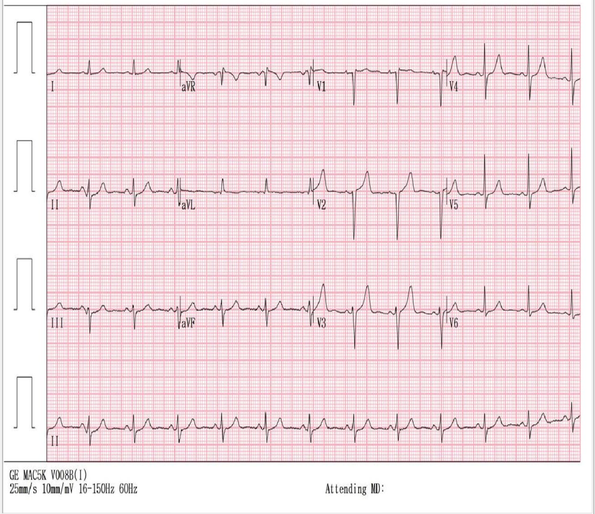
#> input picture finetune_data/images/EKG.png, 595 x 514 px, shrunk from 951 x 822 before the run
$ python test_remove_text.py
#> lines starting #> are read from the running program, lines starting #| are printed output that depends on the picture; after the words box and inside, x2 and y2 are one past the last pixel; in counts of white or black regions, pixels touching at a corner belong together
from pathlib import Path

import cv2
import numpy as np
import matplotlib.pyplot as plt


# ==========================================================
# 경로
# ==========================================================

PROJECT_ROOT = Path(__file__).resolve().parent.parent

INPUT_IMAGE = (
    PROJECT_ROOT
    / "finetune_data"
    / "images"
    / "EKG.png"
)

OUTPUT_DIR = (
    PROJECT_ROOT
    / "finetune_data"
    / "mask_debug"
)

OUTPUT_DIR.mkdir(
    parents=True,
    exist_ok=True
)


# ==========================================================
# ECG 행 검출
# ==========================================================

def detect_ecg_rows(dark_mask):

    height, width = dark_mask.shape

    x1 = int(width * 0.07)
    x2 = int(width * 0.98)

    analysis_mask = dark_mask[:, x1:x2]

    row_score = (
        analysis_mask > 0
    ).sum(axis=1).astype(float)

    kernel_size = 21

    kernel = (
        np.ones(kernel_size)
        / kernel_size
    )

    smoothed_score = np.convolve(
        row_score,
        kernel,
        mode="same"
    )

    search_top = int(
        height * 0.10
    )

    search_bottom = int(
        height * 0.88
    )

    candidate_indices = np.argsort(
        smoothed_score[
            search_top:search_bottom
        ]
    )[::-1]

    candidate_indices += search_top

    min_distance = int(
        height * 0.12
    )

    detected_rows = []

    for y in candidate_indices:

        y = int(y)

        if all(
            abs(y - old_y) >= min_distance
            for old_y in detected_rows
        ):

            detected_rows.append(y)

        if len(detected_rows) == 4:
            break

    detected_rows.sort()

    return detected_rows


# ==========================================================
# component 분석
# ==========================================================

def remove_text_and_vertical_noise(binary_region):

    h, w = binary_region.shape

    num_labels, labels, stats, centroids = (
        cv2.connectedComponentsWithStats(
            binary_region,
            connectivity=8
        )
    )

    cleaned = np.zeros_like(
        binary_region
    )

    removed = np.zeros_like(
        binary_region
    )

    print()
    print(
        "===== COMPONENT ANALYSIS ====="
    )

    for label_id in range(
        1,
        num_labels
    ):

        x, y, cw, ch, area = (
            stats[label_id]
        )

        # ----------------------------------------------
        # 기본 특징
        # ----------------------------------------------

        aspect_ratio = (
            cw / max(ch, 1)
        )

        # 매우 긴 수직선
        very_vertical = (
            ch >= 18
            and cw <= 4
        )

        # 작은 국소 component
        small_local = (
            area <= 35
            and cw <= 18
            and ch <= 18
        )

        # 글자처럼 비교적 좁은 영역
        text_like = (
            area <= 70
            and cw <= 25
            and ch <= 25
        )

        # ----------------------------------------------
        # ECG 파형 component를 함부로 지우지 않기 위한 조건
        #
        # x 방향으로 충분히 길면 보존
        # ----------------------------------------------

        horizontally_extended = (
            cw >= 30
        )

        # ----------------------------------------------
        # 제거 여부
        # ----------------------------------------------

        should_remove = False

        reason = []

        if very_vertical:

            should_remove = True
            reason.append(
                "vertical"
            )

        if small_local:

            should_remove = True
            reason.append(
                "small"
            )

        if (
            text_like
            and not horizontally_extended
        ):

            should_remove = True
            reason.append(
                "text-like"
            )

        component_mask = (
            labels == label_id
        )

        if should_remove:

            removed[
                component_mask
            ] = 255

        else:

            cleaned[
                component_mask
            ] = 255

        if area >= 5:

            print(
                f"ID={label_id:3d} "
                f"x={x:3d} "
                f"y={y:3d} "
                f"w={cw:3d} "
                f"h={ch:3d} "
                f"area={area:4d} "
                f"remove={should_remove} "
                f"{','.join(reason)}"
            )

    return cleaned, removed


# ==========================================================
# 실행
# ==========================================================

def main():

    image = cv2.imread(
        str(INPUT_IMAGE)
    )
#> image is the input picture: shape (514, 595, 3); mean B, G, R 224.9, 220.4, 241

    if image is None:

        raise FileNotFoundError(
            INPUT_IMAGE
        )

    height, width = (
        image.shape[:2]
    )
#> height = 514; width = 595

    print(
        "IMAGE:",
        width,
        "x",
        height
    )
#| IMAGE: 595 x 514

    gray = cv2.cvtColor(
        image,
        cv2.COLOR_BGR2GRAY
    )
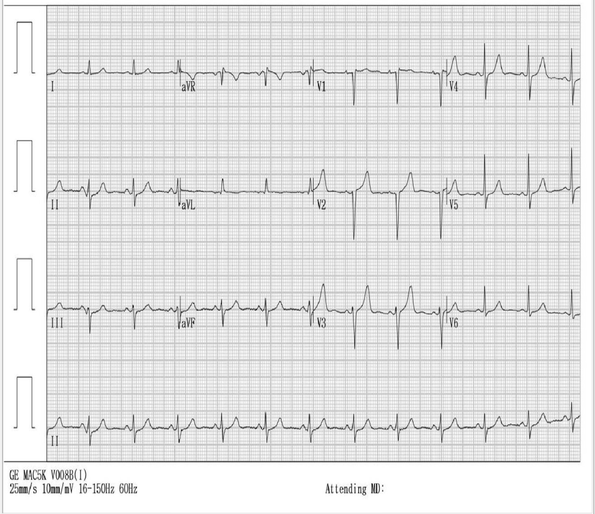
#> gray: shape (514, 595); min 19, max 255, mean 227.1

    dark_mask = np.where(
        gray < 100,
        255,
        0
    ).astype(
        np.uint8
    )
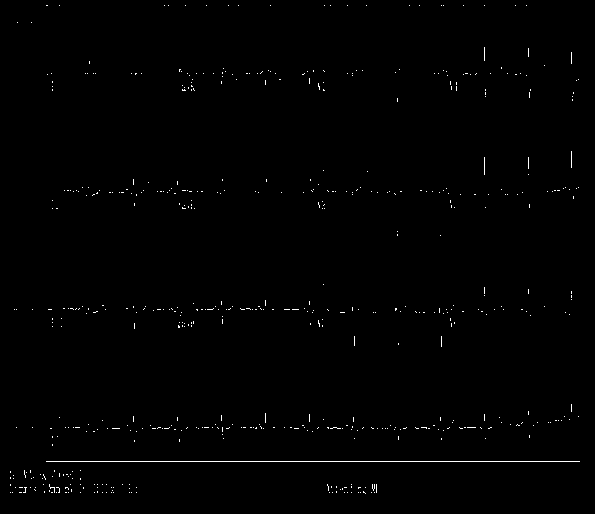
#> dark_mask: shape (514, 595); 0.58% white in thin lines or dots

    # ======================================================
    # ECG 행 찾기
    # ======================================================

    detected_rows = (
        detect_ecg_rows(
            dark_mask
        )
    )
#> in detect_ecg_rows, `analysis_mask = dark_mask[:, x1:x2]`:
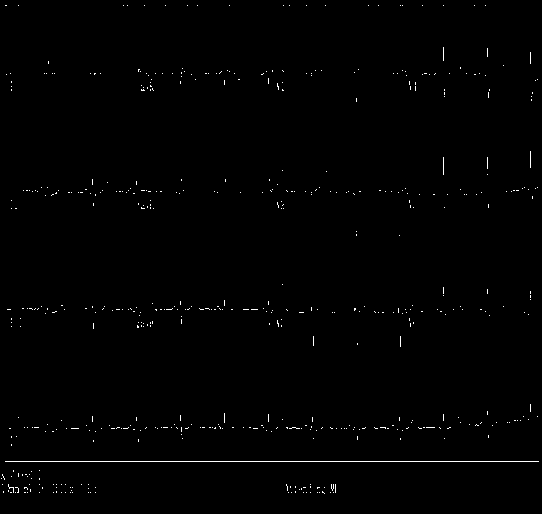
#> analysis_mask: shape (514, 542); 0.62% white in thin lines or dots
#> in detect_ecg_rows, `row_score = ( analysis_mask > 0 ).sum(axis=1).astype(float)`: row_score = 514 values, max 534 at index 461, min 0 at index 0, mean 3.35
#> in detect_ecg_rows, `smoothed_score = np.convolve( row_score, kernel, mode="same" )`: smoothed_score = 514 values, max 26.62 at index 471, min 0 at index 16, mean 3.34
#> in detect_ecg_rows, `candidate_indices = np.argsort( smoothed_score[ search_top:search_bott..`: candidate_indices = 401 values, max 400 at index 0, min 0 at index 185, mean 200
#> in detect_ecg_rows, `candidate_indices += search_top`: candidate_indices = 401 values, max 451 at index 0, min 51 at index 185, mean 251
#> the loop in detect_ecg_rows, `for y in candidate_indices: ` made 48 passes
#> y on passes 1 to 12: 451, 421, 422, 423, 424, 420, 425, 426, 419, 427, 428, 418
#> after the loop in detect_ecg_rows, `for y in candidate_indices:`: detected_rows = [451, 316, 198, 80]
#> detected_rows = [80, 198, 316, 451]

    print(
        "Detected rows:",
        detected_rows
    )
#| Detected rows: [80, 198, 316, 451]

    if len(detected_rows) != 4:

        raise RuntimeError(
            "ECG 4개 행 검출 실패"
        )

    # ======================================================
    # V3 위치
    #
    # 표준 3x4 구조:
    #
    # row 1: I   aVR  V1  V4
    # row 2: II  aVL  V2  V5
    # row 3: III aVF  V3  V6
    #
    # 따라서 V3 = 세 번째 행 / 세 번째 column
    # ======================================================

    row_index = 2
    column_index = 2

    row_gaps = np.diff(
        detected_rows
    )
#> row_gaps = [118, 118, 135]

    median_gap = float(
        np.median(
            row_gaps
        )
    )
#> median_gap = 118

    half_height = int(
        median_gap * 0.35
    )
#> half_height = 41

    y_center = (
        detected_rows[
            row_index
        ]
    )
#> y_center = 316

    y1 = max(
        0,
        y_center - half_height
    )
#> y1 = 275

    y2 = min(
        height,
        y_center + half_height
    )
#> y2 = 357

    # ECG 실제 영역
    ecg_x1 = int(
        width * 0.07
    )
#> ecg_x1 = 41

    ecg_x2 = int(
        width * 0.98
    )
#> ecg_x2 = 583

    ecg_width = (
        ecg_x2 - ecg_x1
    )
#> ecg_width = 542

    column_width = (
        ecg_width / 4
    )
#> column_width = 135.5

    x1 = int(
        ecg_x1
        + column_index
        * column_width
    )
#> x1 = 312

    x2 = int(
        ecg_x1
        + (
            column_index + 1
        )
        * column_width
    )
#> x2 = 447

    # 약간 안쪽으로 crop
    margin = int(
        column_width * 0.02
    )
#> margin = 2

    x1 += margin
#> x1 = 314
    x2 -= margin
#> x2 = 445

    print()
    print(
        "V3 crop:"
    )

    print(
        "x:",
        x1,
        "-",
        x2
    )
#| x: 314 - 445

    print(
        "y:",
        y1,
        "-",
        y2
    )
#| y: 275 - 357

    # ======================================================
    # V3 crop
    # ======================================================

    v3_binary = dark_mask[
        y1:y2,
        x1:x2
    ]
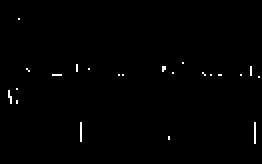
#> v3_binary: shape (82, 131) (shown 2 times larger); 0.63% white in thin lines or dots, all inside (x1, y1, x2, y2) = (4, 9, 130, 72)

    cleaned, removed = (
        remove_text_and_vertical_noise(
            v3_binary
        )
    )
#> in remove_text_and_vertical_noise, `num_labels, labels, stats, centroids = ( cv2.connectedComponentsWithSt..`: labels: shape (82, 131) int32; 23 distinct labels, from 0 to 22
#> in remove_text_and_vertical_noise, `num_labels, labels, stats, centroids = ( cv2.connectedComponentsWithSt..`: num_labels = 23; stats = 23 rows, first 6: [0, 0, 131, 82, 10674], [9, 9, 1, 1, 1], [91, 31, 1, 1, 1], [38, 32, 1, 4, 4], [81, 33, 2, 3, 5], [125, 33, 1, 5, 5]; centroids = 23 rows, first 8: [64.99, 40.46], [9, 9], [91, 31], [38, 33.5], [81.4, 33.8], [125, 35], [13.5, 34.5], [44, 34]
#> the loop in remove_text_and_vertical_noise, `for label_id in range( 1, num_labels ): ` made 22 passes
#> (x, y, cw, ch, area, aspect_ratio) on passes 1 to 12: (9, 9, 1, 1, 1, 1), (91, 31, 1, 1, 1, 1), (38, 32, 1, 4, 4, 0.25), (81, 33, 2, 3, 5, 0.667), (125, 33, 1, 5, 5, 0.2), (13, 34, 2, 2, 2, 1), (44, 34, 1, 1, 1, 1), (26, 37, 5, 1, 5, 5), (59, 37, 1, 1, 1, 1), (61, 37, 1, 1, 1, 1), (86, 36, 1, 1, 1, 1), (101, 36, 2, 2, 2, 1)
#| ID=  4 x= 81 y= 33 w=  2 h=  3 area=   5 remove=True small,text-like
#| ID=  5 x=125 y= 33 w=  1 h=  5 area=   5 remove=True small,text-like
#| ID=  8 x= 26 y= 37 w=  5 h=  1 area=   5 remove=True small,text-like
#| ID= 17 x=  4 y= 45 w=  2 h=  7 area=   8 remove=True small,text-like
#| ID= 20 x= 40 y= 61 w=  1 h= 10 area=  10 remove=True small,text-like
#| ID= 21 x=127 y= 61 w=  1 h= 11 area=  11 remove=True small,text-like
#> pass 1, in remove_text_and_vertical_noise, `component_mask = ( labels == label_id )`:
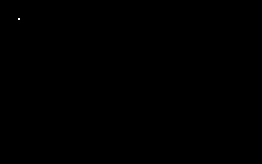
#> component_mask: shape (82, 131) bool (shown 2 times larger); 0.01% white in thin lines or dots, all inside (x1, y1, x2, y2) = (9, 9, 10, 10)
#> after the loop in remove_text_and_vertical_noise, `for label_id in range(`: cleaned: shape (82, 131); every value is 0

    # ======================================================
    # 결과 저장
    # ======================================================

    cv2.imwrite(
        str(
            OUTPUT_DIR
            / "10_v3_original_binary.png"
        ),
        v3_binary
    )

    cv2.imwrite(
        str(
            OUTPUT_DIR
            / "10_v3_cleaned.png"
        ),
        cleaned
    )

    cv2.imwrite(
        str(
            OUTPUT_DIR
            / "10_v3_removed.png"
        ),
        removed
    )

    # ======================================================
    # 비교 그림
    # ======================================================

    fig, axes = plt.subplots(
        3,
        1,
        figsize=(16, 9)
    )

    axes[0].imshow(
        v3_binary,
        cmap="gray"
    )

    axes[0].set_title(
        "1. Original V3 binary"
    )

    axes[0].axis(
        "off"
    )

    axes[1].imshow(
        cleaned,
        cmap="gray"
    )

    axes[1].set_title(
        "2. Kept components"
    )

    axes[1].axis(
        "off"
    )

    axes[2].imshow(
        removed,
        cmap="gray"
    )

    axes[2].set_title(
        "3. Removed components"
    )

    axes[2].axis(
        "off"
    )

    plt.tight_layout()

    output_path = (
        OUTPUT_DIR
        / "10_v3_text_removal_test.png"
    )

    plt.savefig(
        output_path,
        dpi=180,
        bbox_inches="tight"
    )

    plt.close()

    print()
    print(
        "완료:"
    )

    print(
        output_path
    )


if __name__ == "__main__":

    main()

$ run again, with darkened_input/EKG.png copied over finetune_data/images/EKG.png
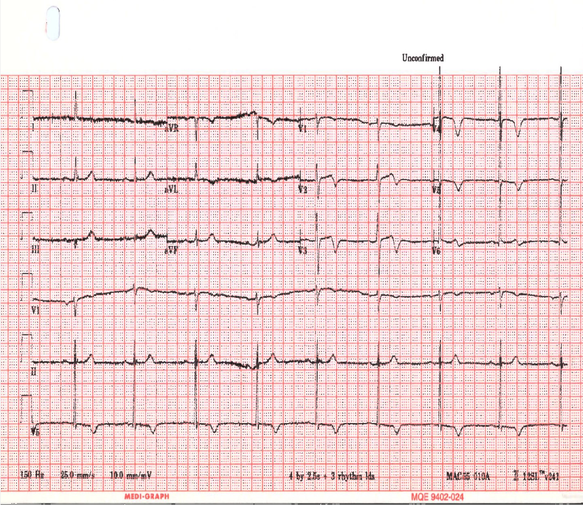
#> input picture darkened_input/EKG.png, 583 x 505 px, shrunk from 932 x 807 before the run
#> in main, image is the input picture: shape (505, 583, 3); mean B, G, R 213.5, 213.2, 239.1
#| IMAGE: 583 x 505
#> in main, `dark_mask = np.where( gray < 100, 255, 0 ).astype( np.uint8 )`:
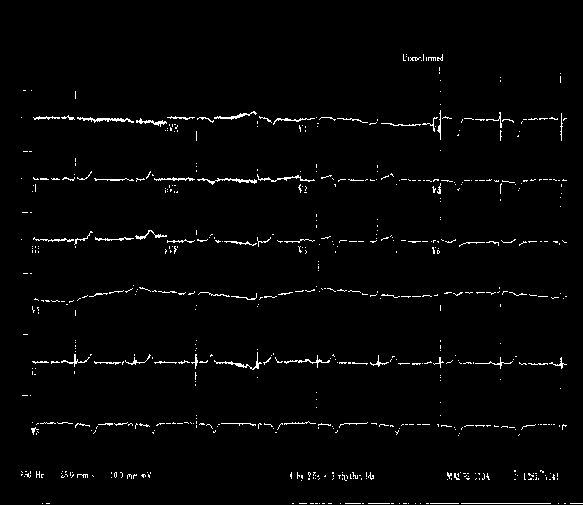
#> dark_mask: shape (505, 583); 1.9% white in thin lines or dots, all inside (x1, y1, x2, y2) = (21, 54, 583, 504)
#> analysis_mask: shape (505, 531); 2% white in thin lines or dots, all inside (x1, y1, x2, y2) = (0, 54, 531, 504)
#> row_score = 505 values, max 240 at index 362, min 0 at index 0, mean 10.81
#> smoothed_score = 505 values, max 47.86 at index 122, min 0 at index 0, mean 10.64
#> in detect_ecg_rows, `candidate_indices = np.argsort( smoothed_score[ search_top:search_bott..`: candidate_indices = 394 values, max 393 at index 336, min 0 at index 180, mean 196.5
#> in detect_ecg_rows, `candidate_indices += search_top`: candidate_indices = 394 values, max 443 at index 336, min 50 at index 180, mean 246.5
#> the loop in detect_ecg_rows, `for y in candidate_indices: ` made 49 passes
#> y on passes 1 to 8: 122, 121, 123, 124, 120, 125, 126, 119
#> after the loop in detect_ecg_rows, `for y in candidate_indices:`: detected_rows = [122, 358, 183, 243]
#> in main, `detected_rows = ( detect_ecg_rows( dark_mask ) )`: detected_rows = [122, 183, 243, 358]
#| Detected rows: [122, 183, 243, 358]
#> row_gaps = [61, 60, 115]
#> median_gap = 61
#> half_height = 21
#> y_center = 243
#> y1 = 222
#> y2 = 264
#| x: 307 - 436
#| y: 222 - 264
#> v3_binary: shape (42, 129); 2.4% white in thin lines or dots, all inside (x1, y1, x2, y2) = (0, 3, 129, 40)
#> in remove_text_and_vertical_noise, `num_labels, labels, stats, centroids = ( cv2.connectedComponentsWithSt..`:
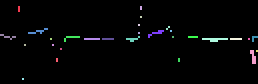
#> labels: shape (42, 129) int32 (shown 2 times larger); 30 distinct labels, from 0 to 29; one colour per label, 0 black
#> num_labels = 30; stats = 30 rows, first 6: [0, 0, 129, 42, 5287], [9, 3, 1, 3, 3], [70, 3, 1, 2, 2], [70, 8, 1, 1, 1], [69, 12, 1, 1, 1], [83, 13, 2, 2, 2]; centroids = 30 pairs, first value 3.5 to 128, second value 3.5 to 39
#> the loop in remove_text_and_vertical_noise, `for label_id in range( 1, num_labels ): ` made 29 passes
#> (x, y, cw, ch, area, aspect_ratio) on passes 1 to 8: (9, 3, 1, 3, 3, 0.333), (70, 3, 1, 2, 2, 0.5), (70, 8, 1, 1, 1, 1), (69, 12, 1, 1, 1, 1), (83, 13, 2, 2, 2, 1), (14, 14, 10, 3, 11, 3.33), (74, 15, 8, 4, 11, 2), (85, 15, 1, 1, 1, 1)
#> (printed output is left out)

$ run again, with example_input/EKG.png copied over finetune_data/images/EKG.png
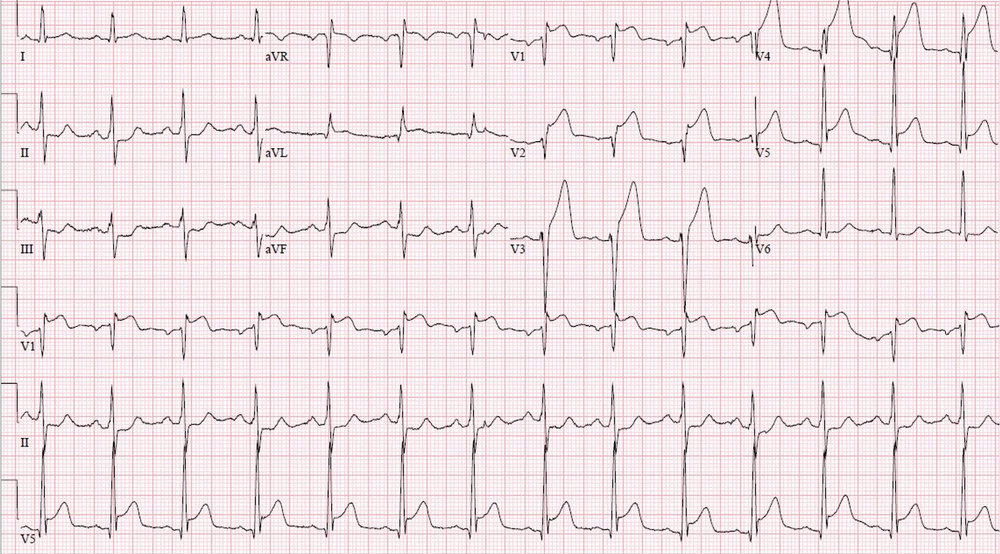
#> input picture example_input/EKG.png, 1000 x 554 px, shrunk from 1601 x 887 before the run
#> in main, image is the input picture: shape (554, 1000, 3); mean B, G, R 229.4, 226, 240
#| IMAGE: 1000 x 554
#> in main, `dark_mask = np.where( gray < 100, 255, 0 ).astype( np.uint8 )`:
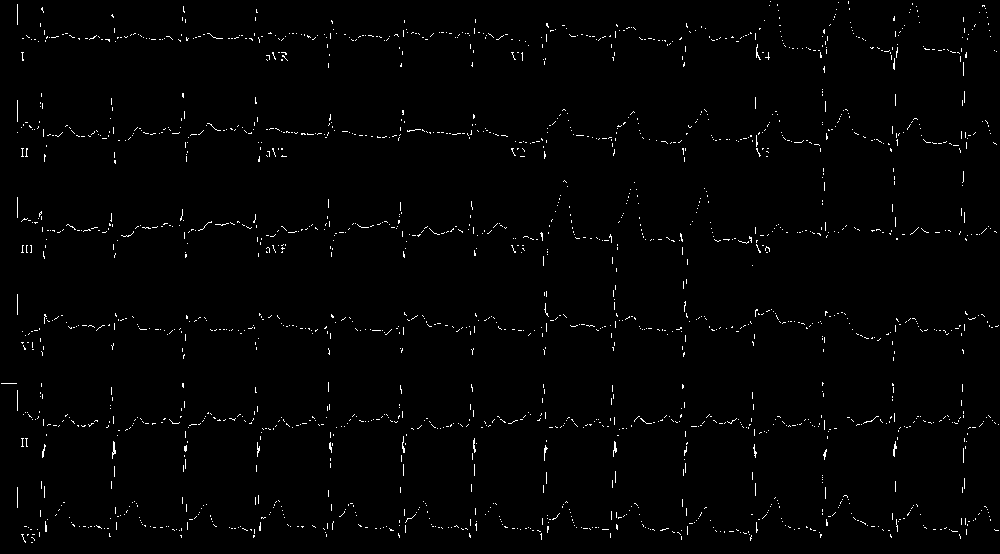
#> dark_mask: shape (554, 1000); 1.2% white in thin lines or dots
#> analysis_mask: shape (554, 910); 1.2% white in thin lines or dots
#> row_score = 554 values, max 69 at index 133, min 0 at index 0, mean 11.13
#> smoothed_score = 554 values, max 31.48 at index 422, min 0 at index 371, mean 11.13
#> in detect_ecg_rows, `candidate_indices = np.argsort( smoothed_score[ search_top:search_bott..`: candidate_indices = 432 values, max 431 at index 246, min 0 at index 118, mean 215.5
#> in detect_ecg_rows, `candidate_indices += search_top`: candidate_indices = 432 values, max 486 at index 246, min 55 at index 118, mean 270.5
#> the loop in detect_ecg_rows, `for y in candidate_indices: ` made 30 passes
#> y on passes 1 to 8: 422, 423, 421, 424, 420, 419, 231, 418
#> after the loop in detect_ecg_rows, `for y in candidate_indices:`: detected_rows = [422, 231, 135, 324]
#> in main, `detected_rows = ( detect_ecg_rows( dark_mask ) )`: detected_rows = [135, 231, 324, 422]
#| Detected rows: [135, 231, 324, 422]
#> row_gaps = [96, 93, 98]
#> median_gap = 96
#> half_height = 33
#> y_center = 324
#> y1 = 291
#> y2 = 357
#| x: 529 - 748
#| y: 291 - 357
#> in main, `v3_binary = dark_mask[ y1:y2, x1:x2 ]`:
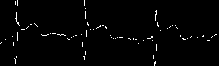
#> v3_binary: shape (66, 219); 1.7% white in thin lines or dots
#> labels: shape (66, 219) int32; 70 distinct labels, from 0 to 69
#> num_labels = 70; stats = 70 rows, first 6: [0, 0, 219, 66, 14210], [15, 1, 1, 4, 4], [17, 0, 1, 6, 6], [84, 0, 1, 6, 6], [85, 8, 1, 1, 1], [85, 11, 1, 8, 8]; centroids = 70 pairs, first value 0.5 to 215, second value 2.5 to 62.86
#> the loop in remove_text_and_vertical_noise, `for label_id in range( 1, num_labels ): ` made 69 passes
#> (x, y, cw, ch, area, aspect_ratio) on passes 1 to 8: (15, 1, 1, 4, 4, 0.25), (17, 0, 1, 6, 6, 0.167), (84, 0, 1, 6, 6, 0.167), (85, 8, 1, 1, 1, 1), (85, 11, 1, 8, 8, 0.125), (155, 10, 2, 11, 13, 0.182), (15, 12, 5, 14, 17, 0.357), (34, 23, 4, 4, 4, 1)
#> (printed output is left out)
